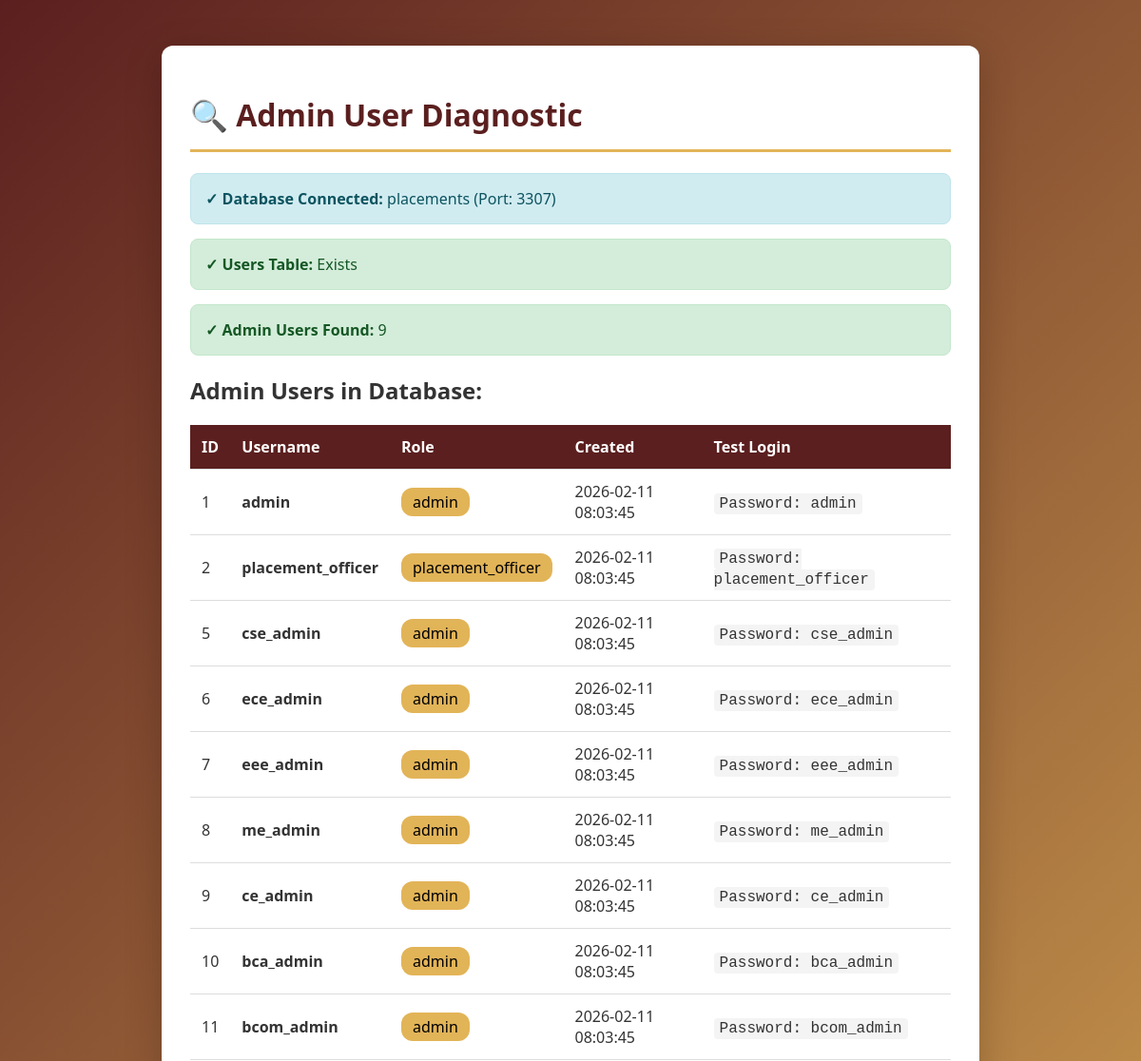
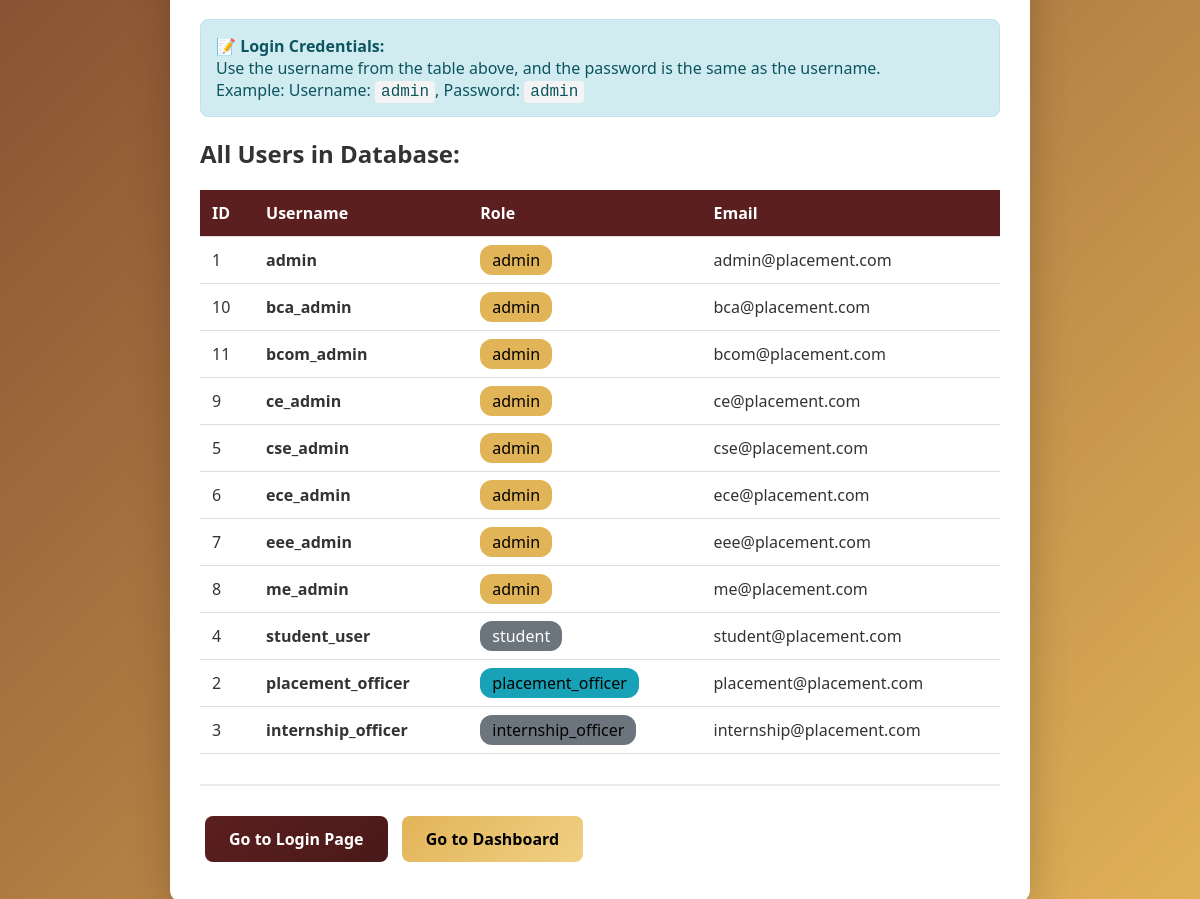
/admin/check_admin.php, run on the app's committed database (2 pictures, top to bottom).
### tables this page shows
CREATE TABLE IF NOT EXISTS `users` (
  `id` int(11) NOT NULL AUTO_INCREMENT,
  `username` varchar(100) NOT NULL,
  `password` varchar(255) NOT NULL,
  `role` enum('admin','student','placement_officer','internship_officer') NOT NULL DEFAULT 'student',
  `full_name` varchar(150) DEFAULT NULL,
  `email` varchar(190) DEFAULT NULL,
  `created_at` timestamp NOT NULL DEFAULT current_timestamp(),
  `branch` varchar(100) DEFAULT NULL,
  `semester` int(11) DEFAULT NULL,
  `sgpa` decimal(3,2) DEFAULT NULL,
  `backlogs` int(11) DEFAULT 0,
  `year_of_passing` int(11) DEFAULT NULL,
  `gender` enum('Male','Female','Other') DEFAULT NULL,
  `phone` varchar(20) DEFAULT NULL,
  `is_placed` tinyint(1) DEFAULT 0,
  `bio` text DEFAULT NULL,
  `father_phone` varchar(20) DEFAULT NULL,
  `aadhar_number` varchar(12) DEFAULT NULL,
  `college` varchar(100) NOT NULL DEFAULT 'FET',
  `profile_photo` varchar(500) DEFAULT NULL,
  `interests` text DEFAULT NULL,
  `self_intro_video` text DEFAULT NULL,
  `address` varchar(250) DEFAULT NULL,
  PRIMARY KEY (`id`)
);

### includes/config.php (called while the page is built, shortened)
<?php
class MySQLiWrapper {
    private $pdo;
    public function __construct($pdo) {
        $this->pdo = $pdo;
    }
    public function query($sql) {
        try {
            $stmt = $this->pdo->query($sql);
            return new MySQLiResultWrapper($stmt);
        } catch (PDOException $e) {
            $this->error = $e->getMessage();
            $this->errno = $e->getCode();
            return false;
        }
    }
}
class MySQLiResultWrapper {
    private $stmt;
    public function __construct($stmt) {
        $this->stmt = $stmt;
        if ($stmt) {
            $this->num_rows = $stmt->rowCount();
        }
    }
    public function fetch_assoc() {
        return $this->stmt ? $this->stmt->fetch(PDO::FETCH_ASSOC) : null;
    }
}
try {
    $pdo = new PDO(
        "mysql:host=" . DB_HOST . ";port=" . DB_PORT . ";dbname=" . DB_NAME . ";charset=utf8mb4",
        DB_USER,
        DB_PASS,
        [
            PDO::ATTR_ERRMODE => PDO::ERRMODE_EXCEPTION,
            PDO::ATTR_DEFAULT_FETCH_MODE => PDO::FETCH_ASSOC,
            PDO::ATTR_EMULATE_PREPARES => false,
            PDO::ATTR_TIMEOUT => 5
        ]
    );
    $mysqli = new MySQLiWrapper($pdo);
} catch (PDOException $e) {
    echo "<!DOCTYPE html>
    <html>
    <head>
        <title>Database Connection Error</title>
        <style>
            body { font-family: Arial, sans-serif; padding: 50px; background: #f5f5f5; }
            .error-box { background: white; padding: 30px; border-radius: 10px; max-width: 600px; margin: 0 auto; box-shadow: 0 2px 10px rgba(0,0,0,0.1); }
            h1 { color: #d32f2f; }
            .details { background: #fff3cd; padding: 15px; border-radius: 5px; margin-top: 20px; }
            .solution { background: #d1ecf1; padding: 15px; border-radius: 5px; margin-top: 20px; }
        </style>
    </head>
    <body>
        <div class='error-box'>
            <h1>⚠️ Database Connection Failed</h1>
            <p>Unable to connect to the MySQL database.</p>
            <div class='details'>
                <strong>Error:</strong> " . htmlspecialchars($e->getMessage()) . "
            </div>
            <div class='solution'>
                <strong>Solutions:</strong>
                <ol>
                    <li>Make sure MySQL/XAMPP/WAMP is running</li>
                    <li>Verify database credentials in config.php</li>
                    <li>Check if database 'placements' exists</li>
                    <li>Ensure MySQL is running on port " . DB_PORT . "</li>
                </ol>
            </div>
        </div>
    </body>
    </html>";
    exit;
}
?>

### admin/check_admin.php (the view, shortened to what this page needs)
<?php
require_once __DIR__ . '/../includes/config.php';
echo "<!DOCTYPE html>
<html>
<head>
    <title>Admin User Check</title>
    <style>
        body {
            font-family: 'Segoe UI', Tahoma, Geneva, Verdana, sans-serif;
            background: linear-gradient(135deg, #5b1f1f, #e2b458);
            padding: 40px;
            color: #333;
        }
        .container {
            max-width: 800px;
            margin: 0 auto;
            background: white;
            padding: 30px;
            border-radius: 12px;
            box-shadow: 0 10px 40px rgba(0,0,0,0.2);
        }
        h1 {
            color: #5b1f1f;
            border-bottom: 3px solid #e2b458;
            padding-bottom: 15px;
        }
        .success {
            background: #d4edda;
            border: 1px solid #c3e6cb;
            color: #155724;
            padding: 15px;
            border-radius: 8px;
            margin: 15px 0;
        }
        .error {
            background: #f8d7da;
            border: 1px solid #f5c6cb;
            color: #721c24;
            padding: 15px;
            border-radius: 8px;
            margin: 15px 0;
        }
        .info {
            background: #d1ecf1;
            border: 1px solid #bee5eb;
            color: #0c5460;
            padding: 15px;
            border-radius: 8px;
            margin: 15px 0;
        }
        table {
            width: 100%;
            border-collapse: collapse;
            margin: 20px 0;
        }
        th, td {
            padding: 12px;
            text-align: left;
            border-bottom: 1px solid #ddd;
        }
        th {
            background: #5b1f1f;
            color: white;
        }
        .btn {
            display: inline-block;
            padding: 12px 24px;
            background: linear-gradient(135deg, #5b1f1f, #4a1919);
            color: white;
            text-decoration: none;
            border-radius: 8px;
            margin: 10px 5px;
            font-weight: 600;
        }
        .btn:hover {
            transform: translateY(-2px);
            box-shadow: 0 4px 12px rgba(91, 31, 31, 0.3);
        }
        .btn-secondary {
            background: linear-gradient(135deg, #e2b458, #f0d084);
            color: #000;
        }
        code {
            background: #f4f4f4;
            padding: 2px 6px;
            border-radius: 4px;
            font-family: 'Courier New', monospace;
        }
    </style>
</head>
<body>
    <div class='container'>
        <h1>🔍 Admin User Diagnostic</h1>";
echo "<div class='info'><strong>✓ Database Connected:</strong> placements (Port: 3307)</div>";
echo "<div class='success'><strong>✓ Users Table:</strong> Exists</div>";
$result = $mysqli->query("SELECT id, username, role, created_at FROM users WHERE role IN ('admin', 'placement_officer')");
if ($result->num_rows == 0) {
    echo "<div class='error'>
        <strong>❌ No Admin Users Found!</strong><br><br>
        You need to create an admin user. Click the button below to create one.
    </div>";
    echo "<form method='POST' action=''>
        <input type='hidden' name='create_admin' value='1'>
        <button type='submit' class='btn'>Create Admin User Now</button>
    </form>";
} else {
    echo "<div class='success'><strong>✓ Admin Users Found:</strong> " . $result->num_rows . "</div>";
    echo "<h2>Admin Users in Database:</h2>";
    echo "<table>
        <tr>
            <th>ID</th>
            <th>Username</th>
            <th>Role</th>
            <th>Created</th>
            <th>Test Login</th>
        </tr>";
    while ($row = $result->fetch_assoc()) {
        echo "<tr>
            <td>" . $row['id'] . "</td>
            <td><strong>" . htmlspecialchars($row['username']) . "</strong></td>
            <td><span style='background: #e2b458; padding: 4px 12px; border-radius: 12px; color: #000;'>" . $row['role'] . "</span></td>
            <td>" . $row['created_at'] . "</td>
            <td><code>Password: " . $row['username'] . "</code></td>
        </tr>";
    }
    echo "</table>";
    echo "<div class='info'>
        <strong>📝 Login Credentials:</strong><br>
        Use the username from the table above, and the password is the same as the username.<br>
        Example: Username: <code>admin</code>, Password: <code>admin</code>
    </div>";
}
echo "<h2>All Users in Database:</h2>";
$result = $mysqli->query("SELECT id, username, role, email FROM users ORDER BY role, username");
if ($result->num_rows == 0) {
    echo "<div class='info'>No users found in database.</div>";
} else {
    echo "<table>
        <tr>
            <th>ID</th>
            <th>Username</th>
            <th>Role</th>
            <th>Email</th>
        </tr>";
    while ($row = $result->fetch_assoc()) {
        $roleColor = $row['role'] == 'admin' ? '#e2b458' : ($row['role'] == 'placement_officer' ? '#17a2b8' : '#6c757d');
        echo "<tr>
            <td>" . $row['id'] . "</td>
            <td><strong>" . htmlspecialchars($row['username']) . "</strong></td>
            <td><span style='background: $roleColor; padding: 4px 12px; border-radius: 12px; color: " . ($row['role'] == 'student' ? 'white' : '#000') . ";'>" . $row['role'] . "</span></td>
            <td>" . htmlspecialchars($row['email']) . "</td>
        </tr>";
    }
    echo "</table>";
}
echo "
        <div style='margin-top: 30px; padding-top: 20px; border-top: 2px solid #e9ecef;'>
            <a href='login.php' class='btn'>Go to Login Page</a>
            <a href='placement_cell_dashboard.php' class='btn btn-secondary'>Go to Dashboard</a>
        </div>
    </div>
</body>
</html>";
?>

### admin/check_admin.php (style rules this page uses)
body { font-family: 'Segoe UI', Tahoma, Geneva, Verdana, sans-serif; background: linear-gradient(135deg, #5b1f1f, #e2b458); padding: 40px; color: #333; }
.container { max-width: 800px; margin: 0 auto; background: white; padding: 30px; border-radius: 12px; box-shadow: 0 10px 40px rgba(0,0,0,0.2); }
h1 { color: #5b1f1f; border-bottom: 3px solid #e2b458; padding-bottom: 15px; }
.success { background: #d4edda; border: 1px solid #c3e6cb; color: #155724; padding: 15px; border-radius: 8px; margin: 15px 0; }
.info { background: #d1ecf1; border: 1px solid #bee5eb; color: #0c5460; padding: 15px; border-radius: 8px; margin: 15px 0; }
table { width: 100%; border-collapse: collapse; margin: 20px 0; }
th, td { padding: 12px; text-align: left; border-bottom: 1px solid #ddd; }
th { background: #5b1f1f; color: white; }
.btn { display: inline-block; padding: 12px 24px; background: linear-gradient(135deg, #5b1f1f, #4a1919); color: white; text-decoration: none; border-radius: 8px; margin: 10px 5px; font-weight: 600; }
.btn-secondary { background: linear-gradient(135deg, #e2b458, #f0d084); color: #000; }
code { background: #f4f4f4; padding: 2px 6px; border-radius: 4px; font-family: 'Courier New', monospace; }

### data on the page
users: id "1", username "admin", role "admin", created_at "2026-02-11 08:03:45", email "admin@placement.com"
users: id "2", username "placement_officer", role "placement_officer", created_at "2026-02-11 08:03:45", email "placement@placement.com"
users: id "5", username "cse_admin", role "admin", created_at "2026-02-11 08:03:45", email "cse@placement.com"
users: id "6", username "ece_admin", role "admin", created_at "2026-02-11 08:03:45", email "ece@placement.com"
users: id "7", username "eee_admin", role "admin", created_at "2026-02-11 08:03:45", email "eee@placement.com"
users: id "8", username "me_admin", role "admin", created_at "2026-02-11 08:03:45", email "me@placement.com"
users: id "9", username "ce_admin", role "admin", created_at "2026-02-11 08:03:45", email "ce@placement.com"
users: id "10", username "bca_admin", role "admin", created_at "2026-02-11 08:03:45", email "bca@placement.com"
users: id "11", username "bcom_admin", role "admin", created_at "2026-02-11 08:03:45", email "bcom@placement.com"
users: id "4", username "student_user", role "student", email "student@placement.com"
users: id "3", username "internship_officer", role "internship_officer", email "internship@placement.com"

### other printed values
$result->num_rows "9"
